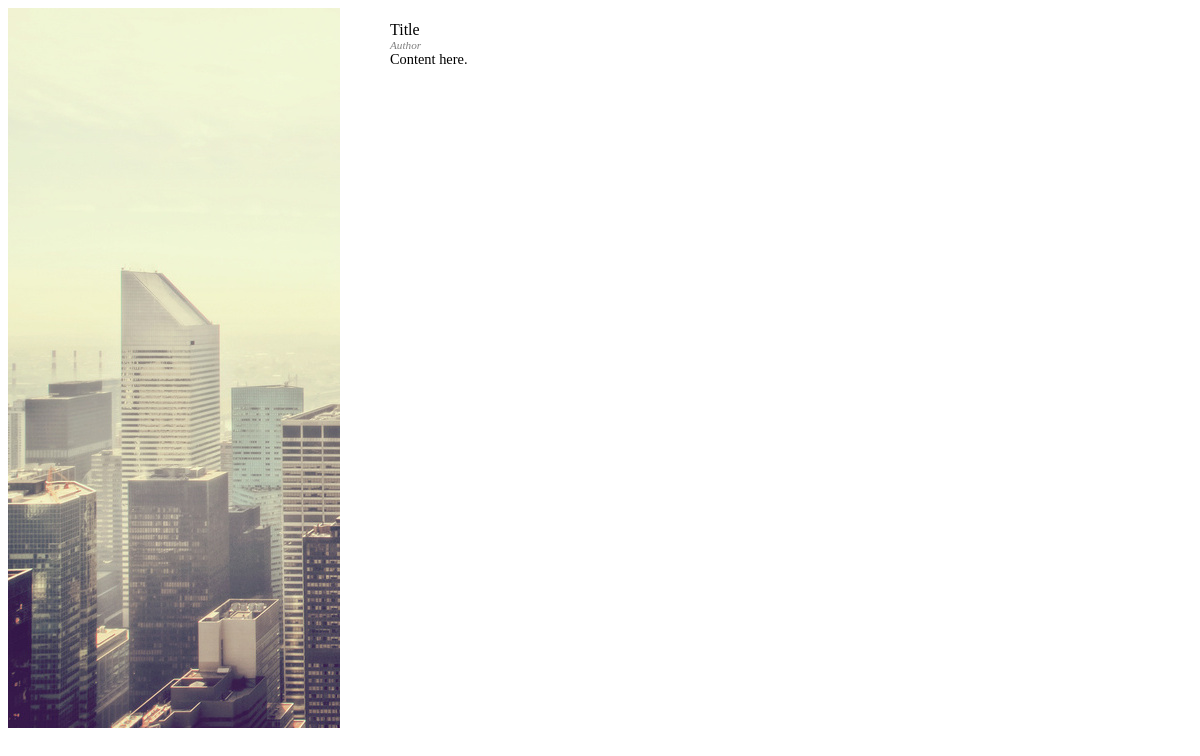
The app's page /article.php?id=5 with its own data.
### tables this page shows
CREATE TABLE `articles` (
  `ID` int(11) NOT NULL AUTO_INCREMENT,
  `title` varchar(255) DEFAULT NULL,
  `body` longtext,
  `author_id` int(11) DEFAULT NULL,
  PRIMARY KEY (`ID`)
);

CREATE TABLE `authors` (
  `ID` int(11) NOT NULL AUTO_INCREMENT,
  `name` varchar(255) DEFAULT NULL,
  `email` varchar(255) DEFAULT NULL,
  PRIMARY KEY (`ID`)
);

### article.php (the view, shortened to what this page needs)
<html>
<head>
<link rel="stylesheet" href="article.css"/>
</head>
<body>
  <div class="side">
    <img src="cropped.jpg" class="sidebar" />
  </div>
<?php
  $mysqli = new mysqli("127.0.0.1", "root", "test54321", "kathy_blog");
  function get_author($mysqli, $id) {
    $author_info = array();
    $query = "SELECT name, email FROM authors WHERE ID=" . $id;
    if ($stmt = $mysqli->prepare($query)) {
      $stmt->execute();
      $stmt->store_result();
      $stmt->bind_result($n, $e);
      $author_info['name'] = $n;
      $author_info['email'] = $e;
    }
    return $author_info;
  }
  function get_db($mysqli, $str_params, $which) {
    $query = "SELECT " . $str_params . " FROM articles WHERE ID=" . $which;
    if ($stmt = $mysqli->prepare($query)) {
      $stmt->execute();
      $stmt->store_result();
      $stmt->bind_result($a, $b, $c);
      $auth_info = get_author($mysqli, $b);
      echo '<div class="post"><span class="title">';
      echo '<h2>' . $a . '</h2></span><span class="author">';
      echo $auth_info['name'];
      echo '</span><br /><span class="body">' . $c . '</span><br /></div>';
   }
  }
  $fields = 'title, author_id, body';
  if (!empty($_GET)) {
    $id=$_GET['id'];
    if ($id) {
      get_db($mysqli, $fields, $id);
    }
  }
?>
</body>
</html>

### article.css (style rules this page uses)
body { background-color: white; }
h2 { margin-bottom: 0; font-weight: normal; font-size: 100%; }
.side { float: left; }
.post { margin-left: 50px; float: left; background-color: white; width: 700px; }
.author { color: gray; font-style: italic; font-size: 70%; }
.body { font-size: 90%; }

### records on screen
articles: title "Title", body "Content here."
authors: name "Author"
